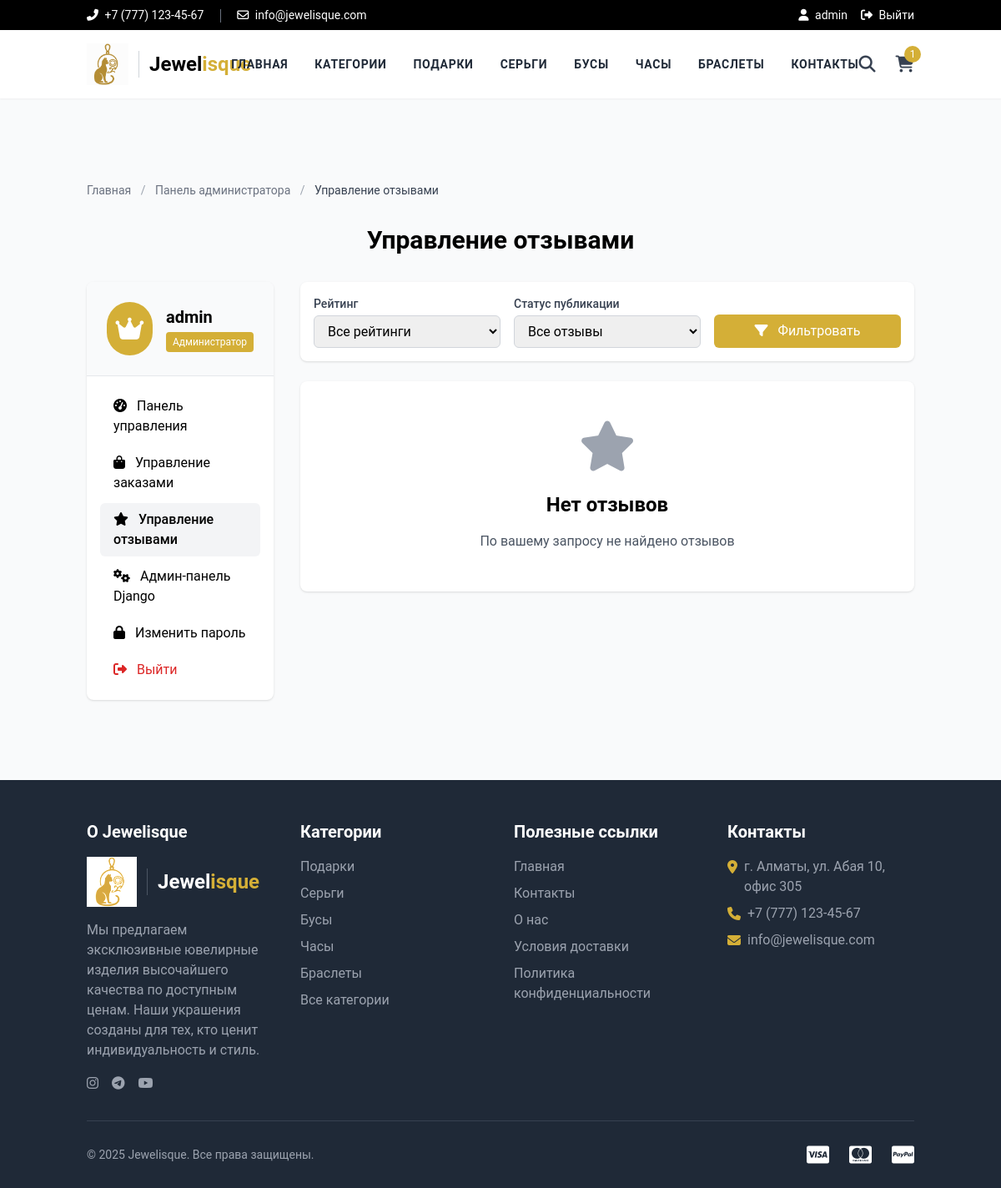
The app's page /admin-reviews/ (signed in), older data.
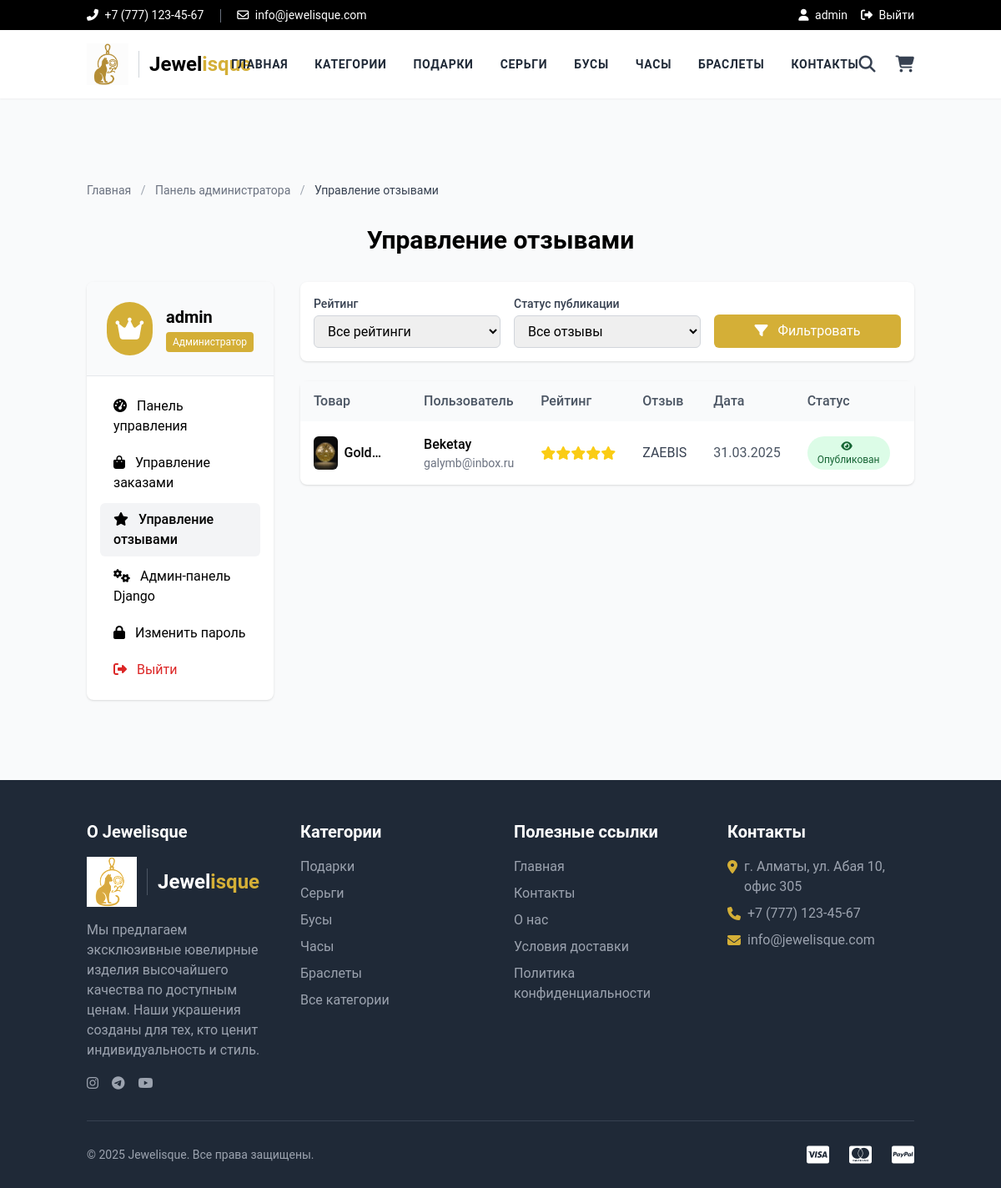
The same page, newer data.
### store/models.py (models this page shows, shortened)
class Category(models.Model):
    title = models.CharField(max_length=50, verbose_name="Название категории")
    slug = models.SlugField(max_length=55, verbose_name="URL категории", unique=True)
    description = models.TextField(blank=True, verbose_name="Описание категории")
    category_image = models.ImageField(upload_to='category', blank=True, null=True, verbose_name="Изображение категории")
    is_active = models.BooleanField(verbose_name="Активна?", default=True)
    is_featured = models.BooleanField(verbose_name="Рекомендуемая?", default=False)
    created_at = models.DateTimeField(auto_now_add=True, verbose_name="Дата создания")
    updated_at = models.DateTimeField(auto_now=True, verbose_name="Дата обновления")
    class Meta:
        verbose_name_plural = 'Категории'
        ordering = ('-created_at',)
        indexes = [
            models.Index(fields=['slug']),
            models.Index(fields=['is_active']),
            models.Index(fields=['is_featured']),
        ]

class Review(models.Model):
    user = models.ForeignKey(User, on_delete=models.CASCADE, verbose_name="Пользователь", db_index=True)
    product = models.ForeignKey(Product, on_delete=models.CASCADE, related_name="reviews", verbose_name="Товар", db_index=True)
    order = models.ForeignKey(Order, on_delete=models.SET_NULL, null=True, blank=True, verbose_name="Заказ", db_index=True)
    rating = models.IntegerField(choices=RATING_CHOICES, verbose_name="Оценка")
    comment = models.TextField(verbose_name="Комментарий")
    created_at = models.DateTimeField(auto_now_add=True, verbose_name="Дата создания")
    is_published = models.BooleanField(default=True, verbose_name="Опубликован")
    class Meta:
        verbose_name = "Отзыв"
        verbose_name_plural = "Отзывы"
        ordering = ['-created_at']
        unique_together = ['user', 'product', 'order']
        indexes = [
            models.Index(fields=['user']),
            models.Index(fields=['product']),
            models.Index(fields=['order']),
            models.Index(fields=['rating']),
            models.Index(fields=['is_published']),
        ]

class Product(models.Model):
    title = models.CharField(max_length=150, verbose_name="Название товара")
    slug = models.SlugField(max_length=160, verbose_name="URL товара", unique=True)
    sku = models.CharField(max_length=255, unique=True, verbose_name="Уникальный ID товара (SKU)")
    short_description = models.TextField(verbose_name="Краткое описание")
    detail_description = models.TextField(blank=True, null=True, verbose_name="Подробное описание")
    product_image = models.ImageField(upload_to='product', blank=True, null=True, verbose_name="Изображение товара")
    price = models.DecimalField(max_digits=8, decimal_places=2, verbose_name="Цена")
    category = models.ForeignKey(Category, verbose_name="Категория товара", on_delete=models.CASCADE, db_index=True)
    is_active = models.BooleanField(verbose_name="Активен?", default=True)
    is_featured = models.BooleanField(verbose_name="Рекомендуемый?", default=False)
    created_at = models.DateTimeField(auto_now_add=True, verbose_name="Дата создания")
    updated_at = models.DateTimeField(auto_now=True, verbose_name="Дата обновления")
    class Meta:
        verbose_name_plural = 'Товары'
        ordering = ('-created_at',)
        indexes = [
            models.Index(fields=['slug']),
            models.Index(fields=['sku']),
            models.Index(fields=['category']),
            models.Index(fields=['is_active']),
            models.Index(fields=['is_featured']),
            models.Index(fields=['price']),
        ]

### store/views.py (the view)
# urls.py: path('admin-reviews/', views.admin_reviews, name='admin-reviews'),
@login_required
def admin_reviews(request):
    if not request.user.is_superuser:
        return redirect('store:profile')
    rating = request.GET.get('rating', '')
    is_published = request.GET.get('is_published', '')
    reviews = Review.objects.all().select_related('user', 'product', 'order')
    if rating:
        try:
            reviews = reviews.filter(rating=int(rating))
        except ValueError:
            pass
    if is_published == 'True':
        reviews = reviews.filter(is_published=True)
    elif is_published == 'False':
        reviews = reviews.filter(is_published=False)
    reviews = reviews.order_by('-created_at')
    context = {
        'reviews': reviews,
        'rating': rating,
        'is_published': is_published,
    }
    return render(request, 'store/admin_reviews.html', context)

### store/context_preprocessors.py (called while the page is built)
def store_menu(request):
    categories = Category.objects.filter(is_active=True)[:5]  # Ограничиваем до 5 категорий для меню
    return {'menu_categories': categories}

def cart_menu(request):
    if request.user.is_authenticated:
        cart_count = Cart.objects.filter(user=request.user).count()
        return {'cart_count': cart_count}
    return {'cart_count': 0}

### store/templatetags/store_tags.py (called while the page is built)
@register.simple_tag
def get_media_prefix():
    return settings.MEDIA_URL

### templates/store/admin_reviews.html (shortened to what the changed rows need)
{% extends 'base.html' %}
{% load store_tags %}
{% block content %}
<div class="container mx-auto px-4 py-12">
    <h1 class="text-3xl font-bold mb-8 text-center">Управление отзывами</h1>
    <div class="grid grid-cols-1 md:grid-cols-4 gap-8">
        <div class="md:col-span-1">
            <div class="bg-white rounded-lg shadow overflow-hidden">
                <div class="p-6 bg-gray-50 border-b">
                    <div class="flex items-center">
                        <div>
                            <h2 class="text-xl font-bold">{{ request.user.username }}</h2>
                        </div>
                    </div>
                </div>
            </div>
        </div>
        <div class="md:col-span-3">
            <div class="bg-white rounded-lg shadow">
                {% if reviews %}
                <div class="overflow-x-auto">
                    <table class="min-w-full">
                        <thead>
                            <tr class="bg-gray-50 text-left text-gray-600">
                                <th class="px-4 py-3 font-medium">Товар</th>
                                <th class="px-4 py-3 font-medium">Пользователь</th>
                                <th class="px-4 py-3 font-medium w-32">Рейтинг</th>
                                <th class="px-4 py-3 font-medium">Отзыв</th>
                                <th class="px-4 py-3 font-medium">Дата</th>
                                <th class="px-4 py-3 font-medium">Статус</th>
                                <th class="px-4 py-3 font-medium">Действия</th>
                            </tr>
                        </thead>
                        <tbody class="divide-y">
                            {% for review in reviews %}
                            <tr>
                                <td class="px-4 py-4">
                                    <div class="flex items-center">
                                        <div class="w-10 h-10 rounded-md overflow-hidden mr-2">
                                            {% if review.product.product_image %}
                                            <img src="{{ review.product.product_image.url }}" alt="{{ review.product.title }}" class="w-full h-full object-cover">
                                            {% else %}
                                            <div class="w-full h-full bg-gray-200 flex items-center justify-center text-gray-400">
                                                <i class="fas fa-image"></i>
                                            </div>
                                            {% endif %}
                                        </div>
                                        <div>
                                            <a href="{% url 'store:product-detail' review.product.slug %}" class="font-medium hover:text-secondary line-clamp-1">{{ review.product.title }}</a>
                                        </div>
                                    </div>
                                </td>
                                <td class="px-4 py-4">
                                    <div>
                                        <p class="font-medium">{{ review.user.username }}</p>
                                        <p class="text-gray-500 text-sm">{{ review.user.email }}</p>
                                    </div>
                                </td>
                                <td class="px-4 py-4">
                                    <div class="flex">
                                        {% for i in "12345" %}
                                            {% if forloop.counter <= review.rating %}
                                                <i class="fas fa-star text-yellow-400"></i>
                                            {% else %}
                                                <i class="far fa-star text-yellow-400"></i>
                                            {% endif %}
                                        {% endfor %}
                                    </div>
                                </td>
                                <td class="px-4 py-4">
                                    <div class="text-gray-700 line-clamp-2">
                                        {{ review.comment }}
                                    </div>
                                </td>
                                <td class="px-4 py-4 text-gray-600 whitespace-nowrap">
                                    {{ review.created_at|date:"d.m.Y" }}
                                </td>
                                <td class="px-4 py-4">
                                    <form id="publish-form-{{ review.id }}" method="post" action="{% url 'store:toggle-review-status' review.id %}">
                                        <button type="submit" class="px-3 py-1 rounded-full text-xs {% if review.is_published %}bg-green-100 text-green-800{% else %}bg-red-100 text-red-800{% endif %}">
                                            {% if review.is_published %}
                                                <i class="fas fa-eye mr-1"></i> Опубликован
                                            {% else %}
                                                <i class="fas fa-eye-slash mr-1"></i> Скрыт
                                            {% endif %}
                                        </button>
                                    </form>
                                </td>
                                <td class="px-4 py-4">
                                </td>
                            </tr>
                            {% endfor %}
                        </tbody>
                    </table>
                </div>
                {% else %}
                <div class="text-center py-12">
                    <div class="mb-6 text-gray-400">
                        <i class="fas fa-star text-6xl"></i>
                    </div>
                    <h2 class="text-2xl font-semibold mb-4">Нет отзывов</h2>
                    <p class="text-gray-600">По вашему запросу не найдено отзывов</p>
                </div>
                {% endif %}
            </div>
        </div>
    </div>
</div>
{% endblock %}

### templates/base.html (shortened to what the changed rows need)
<!DOCTYPE html>
<html lang="ru">
<head>
    {% load static %}
    {% load store_tags %}
    <link rel="stylesheet" href="{% static 'css/styles.css' %}">
    <link rel="stylesheet" href="https://cdnjs.cloudflare.com/ajax/libs/font-awesome/6.4.0/css/all.min.css">
    <link rel="stylesheet" href="{% static 'css/base_style.css' %}">
    <script src="https://cdn.tailwindcss.com"></script>
</head>
<body class="bg-gray-50 flex flex-col min-h-screen">
    <header class="bg-white shadow-sm fixed top-0 left-0 right-0 w-full z-50">
        <div class="container mx-auto px-4">
            <div class="flex justify-between items-center py-4">
                <nav class="hidden md:flex space-x-8 text-sm font-bold">
                    <a href="{% url 'store:home' %}" class="nav-link text-gray-800 hover:text-secondary transition hover:scale-105">Главная</a>
                    <a href="{% url 'store:all-categories' %}" class="nav-link text-gray-800 hover:text-secondary transition hover:scale-105">Категории</a>
                    {% for category in menu_categories %}
                    <a href="{% url 'store:category-products' category.slug %}" class="nav-link text-gray-800 hover:text-secondary transition hover:scale-105">{{ category.title }}</a>
                    {% endfor %}
                    <a href="{% url 'store:contacts' %}" class="nav-link text-gray-800 hover:text-secondary transition hover:scale-105">Контакты</a>
                </nav>
                <div class="flex items-center space-x-6">
                    <a href="{% url 'store:cart' %}" class="text-gray-700 hover:text-secondary transition relative">
                        <i class="fas fa-shopping-cart text-xl"></i>
                        {% if cart_count > 0 %}
                        <span class="absolute -top-2 -right-2 w-5 h-5 rounded-full bg-secondary text-white text-xs flex items-center justify-center">{{ cart_count }}</span>
                        {% endif %}
                    </a>
                </div>
            </div>
        </div>
    </header>
    <main class="flex-grow mt-[170px]">
        {% block content %}{% endblock %}
    </main>
    <footer class="bg-gray-800 text-white pt-12 pb-6 mt-12">
        <div class="container mx-auto px-4">
            <div class="grid grid-cols-1 md:grid-cols-4 gap-8 mb-8">
                <div>
                    <ul class="space-y-2">
                        {% for category in menu_categories %}
                        <li>
                            <a href="{% url 'store:category-products' category.slug %}" class="text-gray-400 hover:text-secondary transition">{{ category.title }}</a>
                        </li>
                        {% endfor %}
                    </ul>
                </div>
            </div>
        </div>
    </footer>
</body>
</html>

Row changes from the older to the newer data that the page shows:
added Review: product.product_image (picture), user.username "Beketay", user.email "galymb@inbox.ru", rating 5 (drawn), comment "ZAEBIS", created_at "31.03.2025", is_published True (drawn)
Text that changed along with them:
{{ cart_count }}: "1" → (not shown)
text no longer shown: "Нет отзывов По вашему запросу не найдено отзывов"
text now shown: "Товар Пользователь Рейтинг Отзыв Дата Статус"
